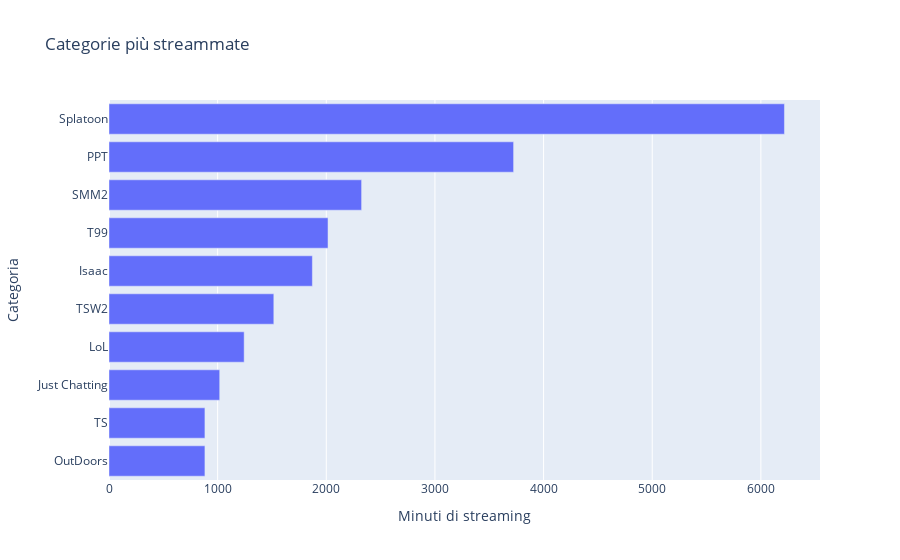

Source (notebook cell):
### Markdown cell above
## Categorie più streammate
dopo aver elaborato le categorie, abbiamo potuto lavorare in maniera comoda con esse. la prima domanda che ci siamo posti è stata quale categoria fossero quelle più portate, e che quindi fossero più importanti per dare un'impronta di distinzione al canale.

### Code cell
dfCat = dfMac.groupby(["Categoria"],as_index=False).sum();
dfCat.sort_values(by=["Minuti di streaming"], ascending=True)
fig = px.bar(dfCat.nlargest(n=10,columns= "Minuti di streaming",keep="first").sort_values(by=["Minuti di streaming"], ascending=True), x= "Minuti di streaming", y = "Categoria",title="Categorie più streammate")
fig.show()

### Figure 1 — Plotly figure (JSON) as saved in the notebook; plotly's stock layout.template omitted (floating-point values rounded to 4 significant figures)
{"data": [{"alignmentgroup": "True", "hovertemplate": "Minuti di streaming=%{x}<br>Categoria=%{y}<extra></extra>", "legendgroup": "", "marker": {"color": "#636efa"}, "name": "", "offsetgroup": "", "orientation": "h", "showlegend": false, "textposition": "auto", "type": "bar", "x": [883, 883, 1019, 1244, 1517, 1872, 2016, 2325, 3724, 6217], "xaxis": "x", "y": ["OutDoors", "TS", "Just Chatting", "LoL", "TSW2", "Isaac", "T99", "SMM2", "PPT", "Splatoon"], "yaxis": "y"}], "layout": {"barmode": "relative", "legend": {"tracegroupgap": 0}, "title": {"text": "Categorie più streammate"}, "xaxis": {"anchor": "y", "domain": [0, 1], "title": {"text": "Minuti di streaming"}}, "yaxis": {"anchor": "x", "domain": [0, 1], "title": {"text": "Categoria"}}}}
